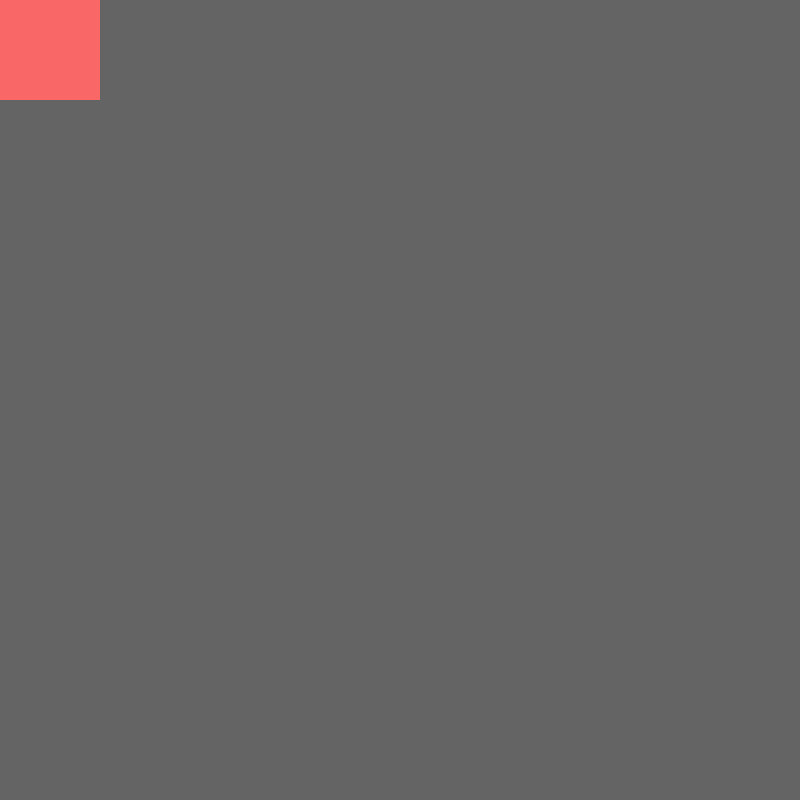
Frame 1 (no input)
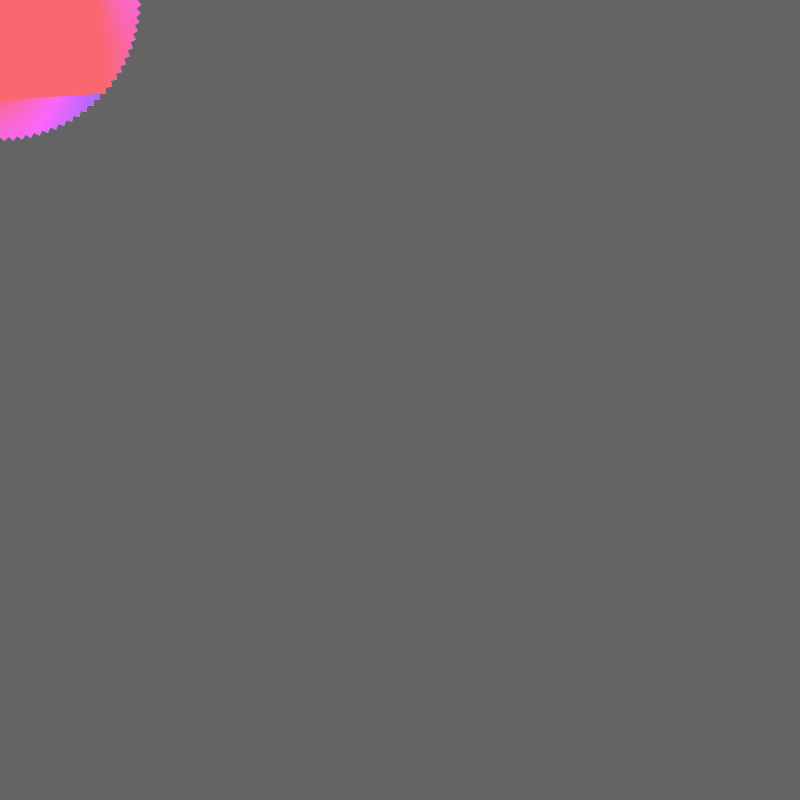
Frame 60 (no input)
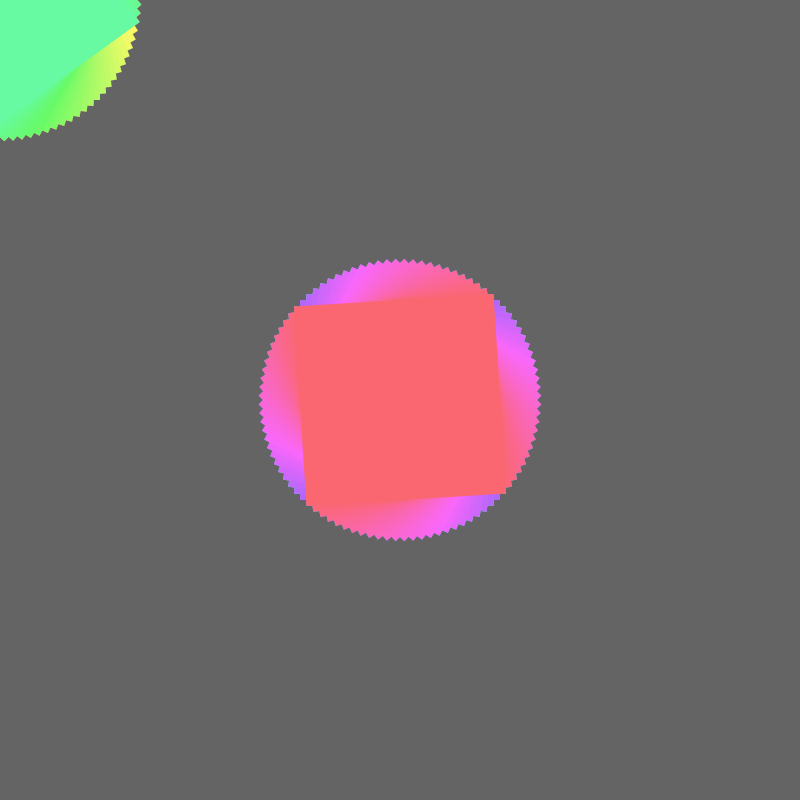
Frame 120 (the mouse pressed at the canvas centre since frame 60)

The p5.js sketch that drew these frames (run headless with seeded random() and noise() and a simulated clock; from frame 60 on, the mouse is pressed at the canvas centre):

// p5.js sketch
// ── sketch.js
var particles;
var numOfParticles;
var particleIndex;

function setup() {
  createCanvas( 800, 800 );
  colorMode(HSB, 255);
  rectMode(CENTER);
  noStroke();

  particles = [];
  numOfParticles = 100;
  particleIndex = 0;

  for (var i = 0; i < numOfParticles; i++) {
    particles[i] = new Particle();
    particles[i].setup(-100, -100, 200);
  }
}

function draw() {
  background(100);

  particleIndex++;
  if (particleIndex >= numOfParticles) {
    particleIndex = 0;
  }

  particles[particleIndex].update(mouseX, mouseY);

  for (var i = 0; i < numOfParticles; i++) {
      fill(i/numOfParticles*255, 150, 250);

      var index = (particleIndex + i) % numOfParticles;
      particles[index].draw(i)
  }

}

// ── particle.js
function Particle() {
  this.setup = function(x, y, size) {
      this.x = x;
      this.y = y;
      this.size = size;
  }

  this.update = function (x, y) {
    this.x = x;
    this.y = y;
  }

  this.draw = function (index) {
    push();
    translate(this.x, this.y);
    rotate(index/100 * Math.PI * 2.0);
    rect(0, 0, this.size, this.size);
    pop();
  }
}
